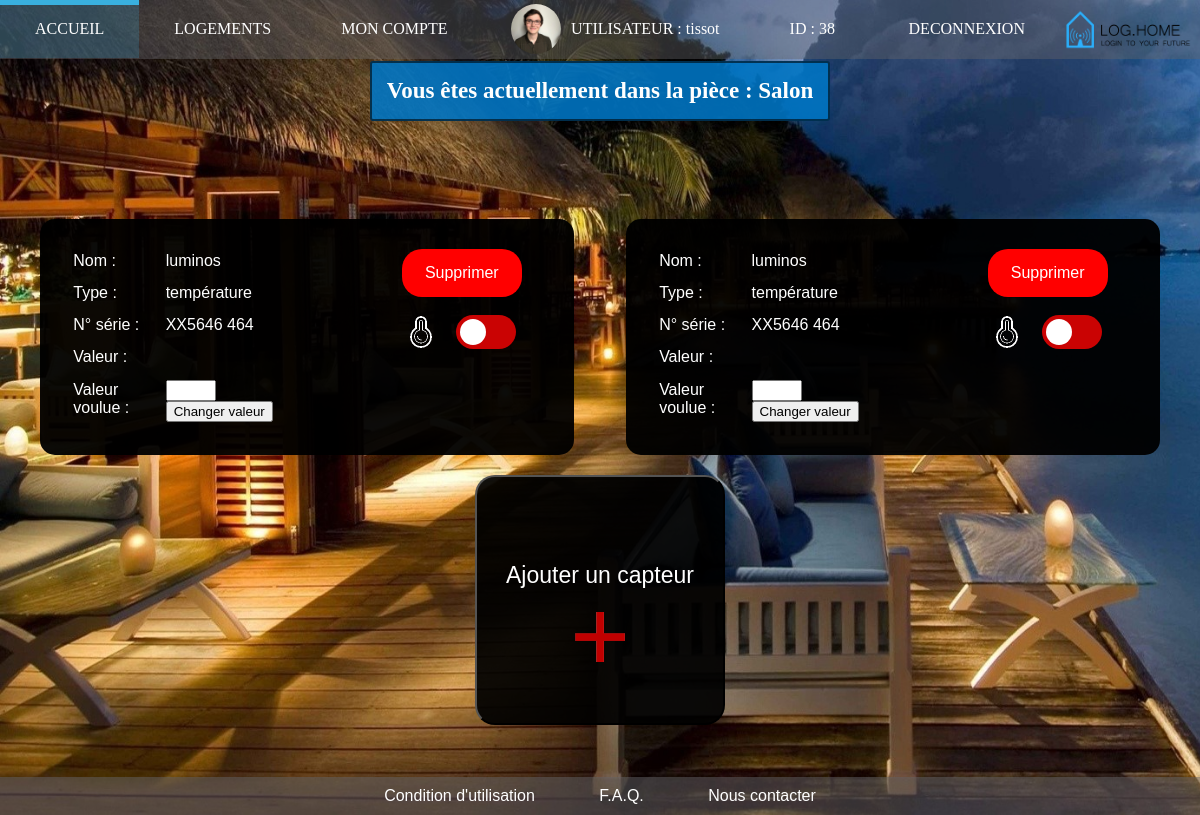
/controleur/Page_capteurs.php?cible=3 (signed in), run on the app's committed database.
### tables this page shows
CREATE TABLE IF NOT EXISTS `pieces` (
  `ID` int(11) NOT NULL AUTO_INCREMENT,
  `ID_maison` int(11) NOT NULL,
  `Nom` text NOT NULL,
  `Superficie` int(11) NOT NULL,
  PRIMARY KEY (`ID`)
);

CREATE TABLE IF NOT EXISTS `capteur` (
  `ID` int(11) NOT NULL AUTO_INCREMENT,
  `ID_piece` int(11) NOT NULL,
  `Num_Serie` text NOT NULL,
  `Valeur` int(11) NOT NULL,
  `Nom` text NOT NULL,
  `Type` text NOT NULL,
  `Status` int(11) NOT NULL,
  PRIMARY KEY (`ID`)
);

CREATE TABLE IF NOT EXISTS `capteur_type` (
  `ID` int(11) NOT NULL AUTO_INCREMENT,
  `type` text NOT NULL,
  `Nom` text NOT NULL,
  `AxeX` text NOT NULL,
  `AxeY` text NOT NULL,
  `Image_url` text NOT NULL,
  PRIMARY KEY (`ID`)
);

### modele/Recherche_capteurs.php (called while the page is built)
<?php
try
    {
    $bdd = new PDO('mysql:host=localhost;dbname=users;charset=utf8', 'root', '');
    }
    catch(Exception $e)
    {
    die('Erreur : '.$e->getMessage());
    }
 $capteurs = $bdd->prepare('SELECT * FROM capteur WHERE ID_piece=?');
 $capteurs-> execute(array($_GET['cible']));

### modele/bdd_access.php (called while the page is built, shortened)
<?php
function Trouver_image_url_capteurs($bdd,$type){
  $Image_url_capteur = $bdd->prepare('SELECT Image_url FROM capteur_type WHERE Nom=\''.$type.'\'' );
  $Image_url_capteur -> execute(array());
  return $Image_url_capteur;
}

### controleur/Page_capteurs.php (the view, shortened to what this page needs)
<?php
include('../modele/Recherche_capteurs.php');
include('../modele/bdd_access.php');
include('../modele/redirection_si_mauvais_utilisateur_piece.php');
include('../vue/frequent/menu.php');
include('../vue/Capteurs.php');
include('../vue/frequent/footer.php');
function bdd_capteurs($capteurs,$bdd){
  while($Dif_capteurs=$capteurs->fetch()){?>
    <div class="salon">
      <div class='grille'>
        <table class='informations'>
          <tr>
            <td class='label1'> Nom : </td>
            <td> <?php echo htmlspecialchars($Dif_capteurs['Nom']);?> </td>
          </tr>
           <tr>
             <td class='label2'> Type :</td>
             <td> <?php echo htmlspecialchars($Dif_capteurs['Type']);?> </td>
         </tr>
           <tr>
             <td class='label3'> N° série :</td>
             <td> <?php echo htmlspecialchars($Dif_capteurs['Num_Serie']);?> </td>
          </tr>
          <tr>
             <td class='label3'> Valeur :</td>
             <td id='<?php echo $Dif_capteurs['ID'] ?>' class='show'  ></td>
          </tr>
          <tr>
            <td class='label4'> Valeur voulue :</td>
            <td>
              <input type="number" id="value<?php echo $Dif_capteurs['ID']; ?>" size="5" >
              <button type="submit" id="button<?php echo $Dif_capteurs['ID']; ?>">Changer valeur</button>
            </td>
          </tr>
        </table>
      </div>
      <div class="grille">
      <?php
      $maison= $bdd ->query('SELECT * FROM maison INNER JOIN pieces ON maison.ID = pieces.ID_maison WHERE pieces.ID =\''.$_GET['cible'].'\'');
      $id_user_principal= $maison ->fetch();
      if($_SESSION['id_user']==$id_user_principal['ID_user']){?>
         <div>
          <a class="ajouter_un_utilisateur" href="javascript:void(0)" onclick="valiDelete(<?php echo $Dif_capteurs['ID'] ?>,<?php echo $_GET['cible']?>)">Supprimer</a>
         </div>
         <?php }?>
        <?php
        $type = $Dif_capteurs['Type'];
        $Image_url_capteur=Trouver_image_url_capteurs($bdd,$type);
        $url= $Image_url_capteur->fetch(); ?>
        <table>
          <tr>
            <td>    <img class="icone_capteur" src="../images/<?php echo $url['Image_url']?>" alt="image-capteur"> </td>
            <td>
                    <div id='switch_capteur_<?php echo $Dif_capteurs['ID']?>'>
                        <label class="switch">
                        <span class="slider round"></span>
                        </label>
                    </div></td>
          </tr>
        </table>
  </div>
</div><?php
  }
}

### vue/frequent/menu.php (shortened to what this page needs)
<html>
<head>
  <link rel='stylesheet' href='../vue/frequent/menu.css'>
</head>
<div class="Menu">
  <body>
    <nav>
      <ul>
        <div>
          <?php
          $path = $_SERVER['PHP_SELF'];
          $file = basename ($path);
          if ($file != "accueil.php")
            echo "<li class=\"menu-main\"><a href=\"../index.php?cible=accueil\">ACCUEIL</a></li>";
          if (!empty($_SESSION['id_user']))
          {?>
            <li class="menu-main"><a href="../index.php?cible=Page_logement">LOGEMENTS</a>
              <ul class="submenu">
                <?php while ($donnees = $reponse->fetch())
                echo "</ul></li>";
          }
          else
          { ?>
            <li class="menu-main"><a href="../index.php?cible=Page_connexion">LOGEMENTS</a>
            </li>
          <?php
          } ?>
          <?php
              if(isset($_SESSION['id_user'])){ ?>
            <li class="menu-main"><a href="#">MON COMPTE</a>
            </li>
              <?php
              }
              else
              { ?>
                <li class="menu-main"><a href="../index.php?cible=Page_connexion">MON COMPTE</a>
                </li>
                <?php
              } ?>
        </div>
        <div>
          <?php
          if(isset($_SESSION['Image_url'])){
            $image_menu=$_SESSION['Image_url'];}
          else{
            $image_menu='image_Log.png';
            }
           ?>
          <?php
              if(!empty($_SESSION['id_user']))
               {?>
                  <li>
                   <img src="../images/Profil/<?php echo $image_menu ?>" class="image_profil">
                  </li>
                   <li >
            <?php
                   echo  '<p class=\'utilisateur\' >UTILISATEUR : ' . $_SESSION['Nom'].'</p>';?>
                   </li>
                   <li>
                   <?php
                   echo  '<p class=\'id\'> ID : '. $_SESSION['id_user'].'</p>';?>
                 </li>
              <?php   } ?>
        </div>
        <div>
          <li class="menu-main">
          <?php if($_SESSION == array())
          {
            echo '<a href="../index.php?cible=Page_connexion">CONNEXION</a>';
          }
          else
          {
            echo '<a href="../index.php?cible=deconnexion">DECONNEXION</a>';
          } ?>
          </li>
          <img id="logo" src="../images/Logo.png" alt="Logo de Log.home" />
        </div>
      </ul>
    </nav>
  </body>
</div>
</html>

### vue/Capteurs.php (shortened to what this page needs)
<!DOCTYPE html>
<html>
<head>
  <link rel='stylesheet' href='../vue/capteur.css'>
</head>
<body>
  <div class="wrapper">
    <div class="maison" id=conteneur>
      <?php $nom_de_la_piece = $bdd->query('SELECT nom FROM pieces WHERE ID=\''.$_GET['cible'].'\'' );
      $nom_piece = $nom_de_la_piece->fetch(); ?>
      <div class='conteneur_nom_piece'>
        <p class='nom_piece'><?php echo 'Vous êtes actuellement dans la pièce : '.$nom_piece['nom']; ?></P>
        </div>
        <?php bdd_capteurs($capteurs,$bdd);
        $maison= $bdd ->query('SELECT * FROM maison INNER JOIN pieces ON maison.ID = pieces.ID_maison WHERE pieces.ID =\''.$_GET['cible'].'\'');
        $id_user_principal= $maison ->fetch();
        if($_SESSION['id_user']==$id_user_principal['ID_user']){?>
          <button id="myBtn" class="ajouter_un_capteur"><p>Ajouter un capteur</p><img id="plus_rouge" src="../images/plus_rouge.png" alt="plus_rouge" /></button>
          <?php }?>
        </div>
      </div>
    </body>
    </html>

### vue/frequent/footer.php (shortened to what this page needs)
<html>
<footer>
        <link rel='stylesheet' href='../vue/frequent/footer.css'/>
    <div class="footer">
        <nav>
        <ul>
            <li><a href="../index?cible=page_legal_and_privacy">Condition d'utilisation</a></li>
            <li><a href="../index?cible=page_faq">F.A.Q.</a></li>
            <li><a href="../index?cible=page_contact_us">Nous contacter</a></li>
        </ul>
        </nav>
    </div>
</footer>
</html>

### vue/frequent/menu.css (style rules this page uses)
.image_profil { width: 55px; height: 55px; border-radius: 50%; margin-bottom: -6%; z-index: 1; }
.Menu { position: absolute; top: 0px; left: 0px; right: 0px; }
.Menu nav { width: 100%; background-color: #6464686e; }
.Menu nav ul { display: flex; justify-content: space-between; align-items: center; margin: 0px; padding: 0px; }
.Menu nav ul div { display: flex; justify-content: center; align-items: flex-start; }
.Menu nav li { list-style-type: none; text-align: center; }
.Menu nav ul li { display: inline-block; position: relative; padding-left: 5px; padding-right: 5px; }
.Menu nav a { display: inline-block; text-decoration: none; }
.Menu nav ul li a { padding: 20px 30px; color: #FFF; }
.utilisateur { color: white; }
.id { color: white; margin-left: 60px; }
#logo { height: auto; width: 140px; }
.image_profil { width: 50px; height: 50px; }

### vue/capteur.css (style rules this page uses)
.wrapper { margin-bottom: 90px; }
input[type=number] { width: 50px; }
body { background: url("../images/maison8.jpg"); background-size: cover; background-repeat: no-repeat; background-attachment: fixed; }
#conteneur { display: flex; }
.conteneur_nom_piece { margin-left: 30%; margin-right: 30%; padding-top: 30px; padding-bottom: 30px; }
.maison .nom_piece { font-size: 23px; font-weight: bolder; margin-right: auto; margin-left: auto; background-color: rgba(0, 117, 196, 0.89); border-radius: 3px; border: 2px solid rgba(0, 0, 0, 0.568); padding:15px; color: white; text-align: center; }
.maison a { display: inline-block; text-decoration: none; }
.maison { display: flex; flex-direction: row; justify-content: space-evenly; flex-wrap : wrap }
.salon .informations { text-align: left; float:left; width: 70%; color: #FFF; }
.salon .informations td { vertical-align: baseline; }
.salon .informations tr .label1 { width: 40%; height: 30px; }
.salon .informations tr .label2 { width: 40%; height: 30px; }
.salon .informations tr .label3 { height: 30px; }
.salon { min-width: 320px; border-radius: 15px; padding: 30px; width: 40%; margin:20px; display: grid; grid-template-columns: 70% auto; font-family: sans-serif, monospace, serif; background-color: rgba(0, 0, 0, 0.952); }
.salon .ajouter_un_utilisateur { text-align: center; width: 120px ; background-color:red; color: white; margin-bottom: 15px; padding: 15px 0px 15px; border-radius: 20px; }
.ajouter_un_capteur { border-radius: 20px; color: #FFF; font-size: 23px; background-color: rgba(0,0,0,0.93); width: 20%; min-width: 250px; min-height: 250px; }
#plus_rouge { width: 50px; height: 50px; margin-left: auto; margin-right: auto; }
.switch { position: relative; display: inline-block; width: 60px; height: 34px; margin-left: 15px; }
.slider { position: absolute; cursor: pointer; top: 0; left: 0; right: 0; bottom: 0; background-color: rgb(202, 3, 3); -webkit-transition: .4s; transition: .4s; }
.slider:before { position: absolute; content: ""; height: 26px; width: 26px; left: 4px; bottom: 4px; background-color: rgb(255, 255, 255); -webkit-transition: .4s; transition: .4s; }
.slider.round { border-radius: 34px; }
.slider.round:before { border-radius: 50%; }
.icone_capteur { width: 32px; height: 32px; }

### vue/frequent/footer.css (style rules this page uses)
footer { position: fixed; bottom: 0; left: 0; right: 0; }
footer div { text-align:center; display:flex; justify-content: space-around; font-family: Verdana, Calibri, sans-serif; margin: 0px; padding: 0px; }
footer nav { width: 100%; background-color: #64646881; padding-bottom: 10px; padding-top: 10px; }
footer nav li { list-style-type: none; text-align: center; display:inline; padding-left: 30px; padding-right: 30px; padding-bottom: 10px; padding-top: 5px; }
footer nav a { display: inline-block; text-decoration: none; }
footer nav ul { margin: 0px; padding: 0px; }
footer nav ul li a { color: #FFF; }

### data on the page
pieces: Nom "Salon"
capteur: Nom "luminos", Type "température", Num_Serie "XX5646 464", capteur_type.Image_url (picture)
capteur: Nom "luminos", Type "température", Num_Serie "XX5646 464", capteur_type.Image_url (picture)

### other printed values
$_SESSION['Nom'] "tissot"
$_SESSION['id_user'] "38"
